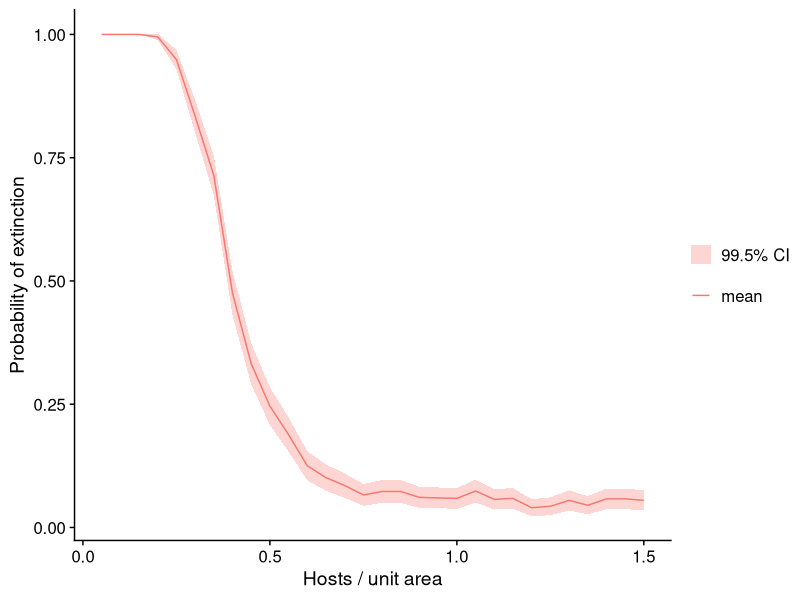
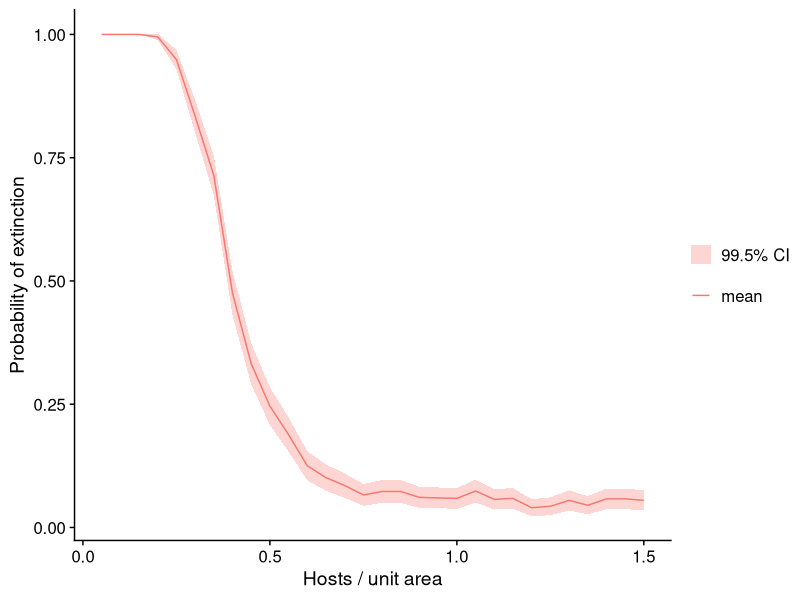

Write R code to recreate these figures, in order.
library(dplyr)
library(ggplot2)
library(cowplot)

n <- 1000
seq <- seq(from = 0.05, to = 1.5, by = 0.05)

confidence_threshold <- 0.005

data <- read.csv("Data/extinctionSamples.csv") %>%
  mutate(mean = rowMeans(.)) %>%
  rowwise() %>%
  mutate(sd = sd(as.matrix(c_across(1:n)))) %>%
  ungroup() %>%
  mutate(se = sd / sqrt(n),
         ci = qt(1 - (confidence_threshold / 2), n - 1) * se)

data$seq <- seq

p <- ggplot(data) +
  geom_line(aes(x = seq, y = mean, colour = "mean")) +
  geom_ribbon(aes(x = seq, ymax = mean + ci, ymin = mean - ci, fill = "99.5% CI"), alpha = 0.3) +
  theme_cowplot() +
  labs(y = "Probability of extinction",
       x = "Hosts / unit area") +
  theme(
    legend.title = element_blank()
  )

p

png("Figures/Host density and extinction.png", width = 1000, height = 600, res = 200)
p
dev.off()
